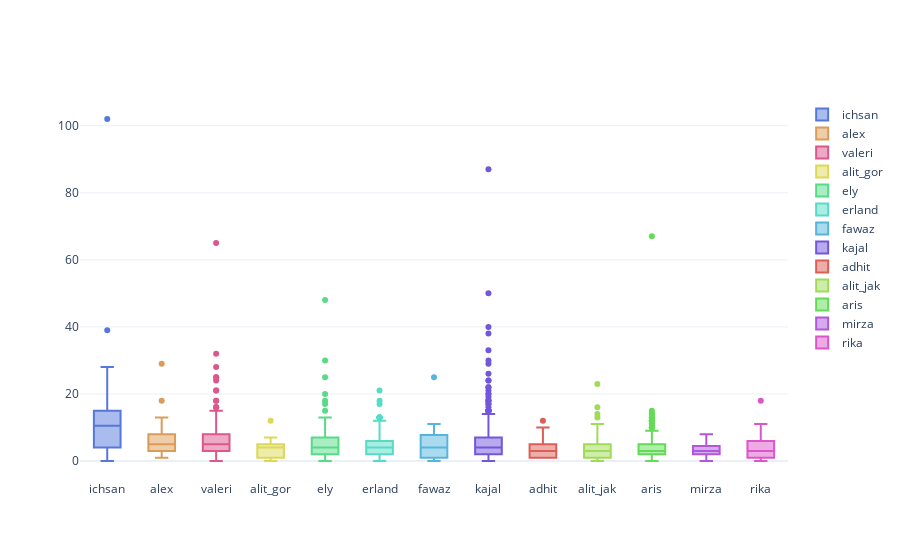

Notebook cell for this chart:
### Markdown cell above
Message length boxplot

### Code cell
fig = FigureBuilder(chat.assign(message=chat['message'].apply(lambda x: ''.join([' ' for i in range(len(x.split())) if x != '<Media omitted>'])))
                    ).user_msg_length_boxplot(title=None, xlabel=None)
py.plot(fig, filename='Message length boxplot', auto_open=False)
fig

### Figure 1 — Plotly figure (JSON) as saved in the notebook; plotly's stock layout.template omitted (floating-point values rounded to 4 significant figures; data arrays with more than 128 entries replaced by an {"elided": "..."} marker saying what was removed)
{"data": [{"boxpoints": "outliers", "marker": {"color": "#5778DB"}, "name": "ichsan", "showlegend": true, "type": "box", "y": [15, 11, 0, 39, 2, 7, 2, 14, 9, 1, 15, 27, 7, 13, 17, 17, 11, 12, 2, 102, 7, 5, 11, 11, 1, 26, 15, 6, 4, 3, 14, 28, 7, 1, 12, 4, 6, 10, 17, 6, 3, 2, 1, 10, 5, 12, 16, 3, 26, 11, 11, 19, 22, 2]}, {"boxpoints": "outliers", "marker": {"color": "#DB9C57"}, "name": "alex", "showlegend": true, "type": "box", "y": [29, 7, 9, 13, 10, 4, 7, 5, 6, 2, 1, 3, 6, 5, 3, 8, 4, 5, 6, 9, 5, 2, 1, 9, 8, 18, 5, 3, 8, 2, 3, 6, 4, 1, 2]}, {"boxpoints": "outliers", "marker": {"color": "#DB578C"}, "name": "valeri", "showlegend": true, "type": "box", "y": {"elided": "459 int values"}}, {"boxpoints": "outliers", "marker": {"color": "#DBD957"}, "name": "alit_gor", "showlegend": true, "type": "box", "y": [4, 2, 6, 2, 7, 4, 4, 1, 1, 2, 12, 6, 0, 3, 5, 4, 6, 4, 6, 1, 5, 1, 3, 1, 1, 5, 4, 0, 1, 1, 2, 4, 4]}, {"boxpoints": "outliers", "marker": {"color": "#57DB87"}, "name": "ely", "showlegend": true, "type": "box", "y": {"elided": "165 int values"}}, {"boxpoints": "outliers", "marker": {"color": "#57DBC5"}, "name": "erland", "showlegend": true, "type": "box", "y": {"elided": "229 int values"}}, {"boxpoints": "outliers", "marker": {"color": "#57B5DB"}, "name": "fawaz", "showlegend": true, "type": "box", "y": [25, 4, 1, 0, 4, 2, 5, 1, 7, 11, 11, 1, 3, 8, 8, 4, 4, 1, 1]}, {"boxpoints": "outliers", "marker": {"color": "#7357DB"}, "name": "kajal", "showlegend": true, "type": "box", "y": {"elided": "626 int values"}}, {"boxpoints": "outliers", "marker": {"color": "#DB5F57"}, "name": "adhit", "showlegend": true, "type": "box", "y": [4, 1, 1, 9, 7, 2, 4, 3, 1, 1, 1, 5, 1, 4, 12, 7, 1, 2, 1, 2, 1, 3, 1, 6, 3, 3, 1, 2, 2, 5, 4, 2, 5, 1, 8, 8, 5, 4, 1, 1, 3, 5, 6, 3, 1, 1, 5, 4, 1, 1, 3, 6, 1, 2, 6, 3, 4, 1, 5, 4, 6, 4, 2, 2, 3, 3, 1, 5, 2, 6, 10, 2, 5, 5, 4, 1, 2, 5, 8, 3]}, {"boxpoints": "outliers", "marker": {"color": "#A0DB57"}, "name": "alit_jak", "showlegend": true, "type": "box", "y": [23, 4, 4, 9, 0, 0, 0, 0, 0, 0, 0, 0, 3, 14, 9, 4, 1, 2, 4, 7, 9, 1, 11, 9, 1, 1, 10, 3, 4, 7, 1, 4, 11, 4, 3, 3, 1, 1, 16, 6, 1, 4, 6, 3, 2, 4, 5, 3, 2, 5, 1, 2, 1, 2, 1, 4, 4, 2, 1, 4, 3, 1, 4, 4, 5, 5, 5, 6, 3, 1, 1, 6, 6, 2, 3, 5, 3, 1, 3, 2, 3, 2, 1, 3, 6, 9, 3, 3, 1, 3, 5, 7, 4, 9, 5, 0, 1, 5, 1, 2, 2, 3, 2, 4, 5, 5, 13, 2, 2, 3, 9, 1, 1, 7, 1, 2, 1, 2, 6, 4, 1, 3, 7, 1, 4, 1]}, {"boxpoints": "outliers", "marker": {"color": "#63DB57"}, "name": "aris", "showlegend": true, "type": "box", "y": {"elided": "228 int values"}}, {"boxpoints": "outliers", "marker": {"color": "#B057DB"}, "name": "mirza", "showlegend": true, "type": "box", "y": [2, 1, 6, 8, 5, 3, 4, 2, 2, 2, 2, 4, 3, 7, 1, 2, 1, 5, 4, 5, 3, 2, 3, 4, 1, 5, 0, 2]}, {"boxpoints": "outliers", "marker": {"color": "#DB57C9"}, "name": "rika", "showlegend": true, "type": "box", "y": [18, 7, 1, 10, 1, 4, 1, 1, 2, 4, 6, 1, 2, 7, 3, 8, 3, 9, 0, 4, 1, 1, 6, 11, 6, 5, 8, 4, 9, 4, 1, 1, 5, 0, 4, 1, 3, 5, 2, 1, 1, 2, 3, 3, 6, 1, 0]}], "layout": {}}
